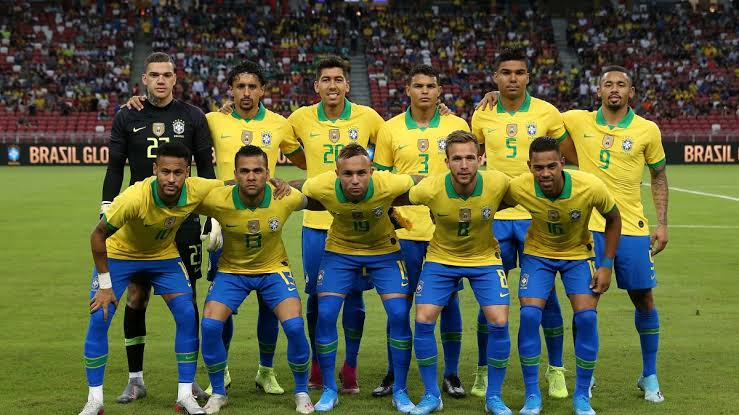
#> input picture input.jpeg, 739 x 415 px
$ jupyter execute 'Face Recognition.ipynb'
#> lines starting #> are read from the running program, lines starting #| are printed output that depends on the picture; after the words box and inside, x2 and y2 are one past the last pixel; in counts of white or black regions, pixels touching at a corner belong together
Below are lines of codes for facial recognition. For better understanding, comments will be added before some codes
Before you start, you must have some libraries to run the codes

1) numpy 2) Opencv

[cell 1]
#import the necessary libraries
import cv2
import numpy as np

[cell 2]
#read the image with opencv
img = cv2.imread('input.jpeg')
#> img is the input picture: shape (415, 739, 3); mean B, G, R 62, 95.8, 91.5

#create the haarcascade for frontalface - this depends on what you want to recognise/detect.There are other xml files (included in this folder).
faceCascade = cv2.CascadeClassifier('data/haarcascade_frontalface_default.xml')

[cell 3]
#A copy of the image is created and we keep working with that copy
copy = img.copy()

gray = cv2.cvtColor(copy, cv2.COLOR_BGR2GRAY)
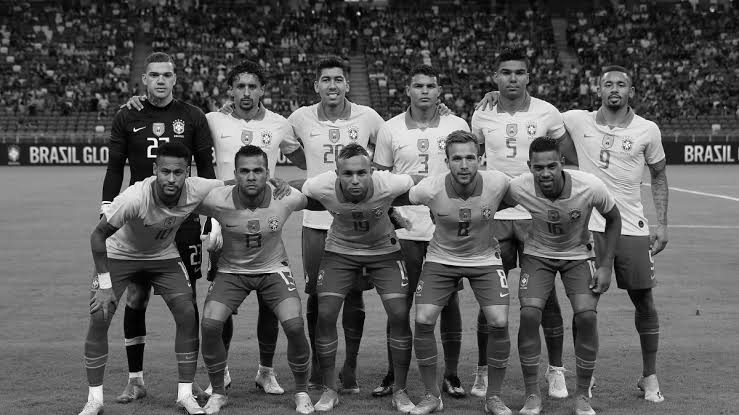
#> gray: shape (415, 739); min 0, max 255, mean 90.7

#to detect faces in the image
faces = faceCascade.detectMultiScale(gray, scaleFactor=1.1, minNeighbors=5, minSize=(30, 30))
#> faces = [[491, 55, 45, 45], [142, 60, 40, 40], [311, 63, 42, 42], [597, 71, 35, 35], [227, 72, 40, 40], [404, 69, 43, 43], [441, 141, 46, 46], [523, 150, 43, 43], [230, 155, 42, 42], [149, 156, 45, 45], [331, 155, 47, 47]]

[cell 4]
#draw a square around each face detected
for (x, y, w, h) in faces:
    cv2.rectangle(copy, (x, y), (x+w, y+h), (0, 255, 0), 2)
#> this loop made 11 passes
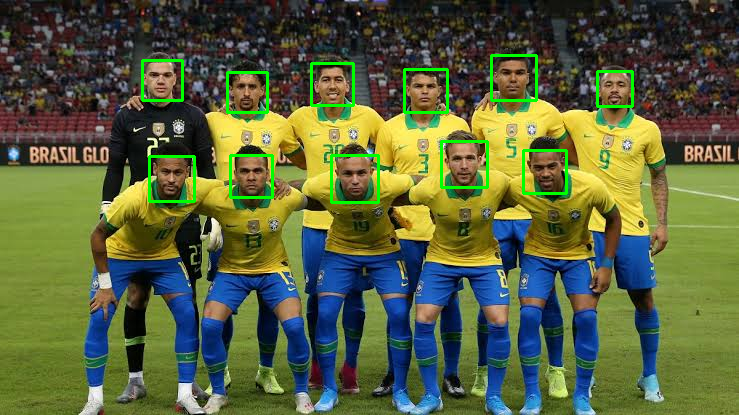
#> copy: shape (415, 739, 3); 1.82% of pixels changed, all inside (x1, y1, x2, y2) = (141, 54, 634, 204)

[cell 5]
#How many faces are there?
print("{0} faces!".format(len(faces)))
#| 11 faces!

[cell 6]
#this will put the input image and output together
stack = np.hstack([img, copy])
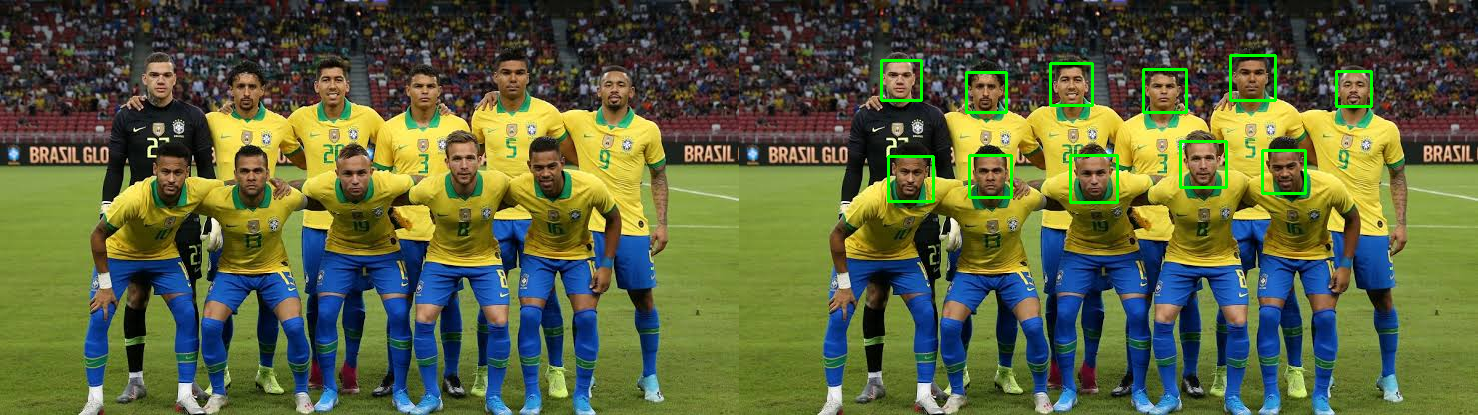
#> stack: shape (415, 1478, 3); mean B, G, R 61.5, 97.2, 90.6

[cell 7]
#Let's display
cv2.imshow('Output', stack)
cv2.waitKey(0)
#> Out = 27

[cell 8]
#Let's save our output
cv2.imwrite('output.png', stack)
#> Out = True
